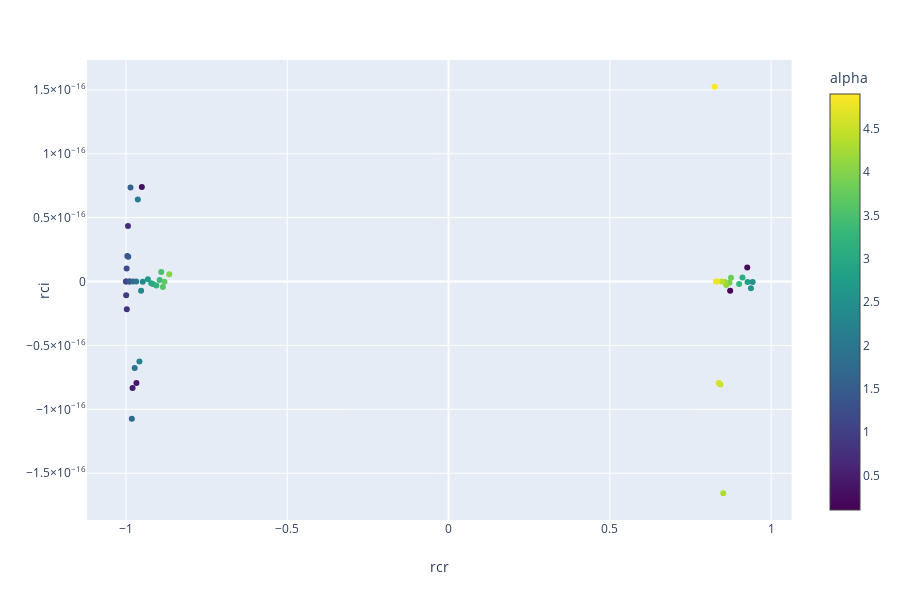

Notebook cell for this chart:
### Code cell
import plotly.express as px

fig = px.scatter(rcs, x="rcr", y="rci",
                 color="alpha", color_continuous_scale=px.colors.sequential.Viridis)

fig.show()

### Figure 1 — Plotly figure (JSON) as saved in the notebook; plotly's stock layout.template omitted (floating-point values rounded to 4 significant figures)
{"data": [{"hoverlabel": {"namelength": 0}, "hovertemplate": "rcr=%{x}<br>rci=%{y}<br>alpha=%{marker.color}", "legendgroup": "", "marker": {"color": [0.1, 0.2, 0.3, 0.4, 0.5, 0.6, 0.7, 0.8, 0.9, 1, 1.1, 1.2, 1.3, 1.4, 1.5, 1.6, 1.7, 1.8, 1.9, 2, 2.1, 2.2, 2.3, 2.4, 2.5, 2.6, 2.7, 2.8, 2.9, 3.0, 3.1, 3.2, 3.3, 3.4, 3.5, 3.6, 3.7, 3.8, 3.9, 4, 4.1, 4.2, 4.3, 4.4, 4.5, 4.6, 4.7, 4.8, 4.9], "coloraxis": "coloraxis", "symbol": "circle"}, "mode": "markers", "name": "", "showlegend": false, "type": "scatter", "x": [0.873, 0.926, -0.9509, -0.9676, -0.9795, -0.988, -0.9938, -0.9974, -0.9994, -1, -0.9995, -0.998, -0.9958, -0.993, -0.9897, -0.986, -0.9819, -0.9775, -0.973, -0.9682, -0.9633, -0.9582, -0.9531, -0.9479, 0.9427, 0.9375, -0.9322, 0.9269, -0.9217, -0.9164, 0.9112, -0.906, 0.9008, -0.8957, -0.8906, -0.8856, -0.8806, 0.8756, 0.8707, -0.8659, 0.8611, 0.8564, 0.8517, 0.8471, 0.8425, 0.838, 0.8336, 0.8292, 0.8248], "xaxis": "x", "y": [-7.157e-18, 1.092e-17, 7.392e-17, -7.946e-17, -8.332e-17, 0, 4.341e-17, -2.173e-17, -1.079e-17, 0, 0, 1.021e-17, 1.993e-17, 1.942e-17, 0, 7.355e-17, -1.073e-16, 0, -6.774e-17, 0, 6.422e-17, -6.258e-17, -7.212e-18, -1.656e-19, -3.341e-19, -5.169e-18, 1.751e-18, -2.874e-19, -1.42e-18, -1.978e-18, 3.197e-18, -3.036e-18, -1.822e-18, 1.131e-18, 7.516e-18, -4.213e-18, -6.403e-20, 3.004e-18, -1.007e-18, 5.801e-18, -2.714e-18, -2.952e-19, -1.657e-16, 0, -8.049e-17, -7.937e-17, 0, 0, 1.525e-16], "yaxis": "y"}], "layout": {"coloraxis": {"colorbar": {"title": {"text": "alpha"}}, "colorscale": [[0, "#440154"], [0.1111, "#482878"], [0.2222, "#3e4989"], [0.3333, "#31688e"], [0.4444, "#26828e"], [0.5556, "#1f9e89"], [0.6667, "#35b779"], [0.7778, "#6ece58"], [0.8889, "#b5de2b"], [1, "#fde725"]]}, "height": 600, "legend": {"tracegroupgap": 0}, "margin": {"t": 60}, "xaxis": {"anchor": "y", "domain": [0, 0.98], "title": {"text": "rcr"}}, "yaxis": {"anchor": "x", "domain": [0, 1], "title": {"text": "rci"}}}}
